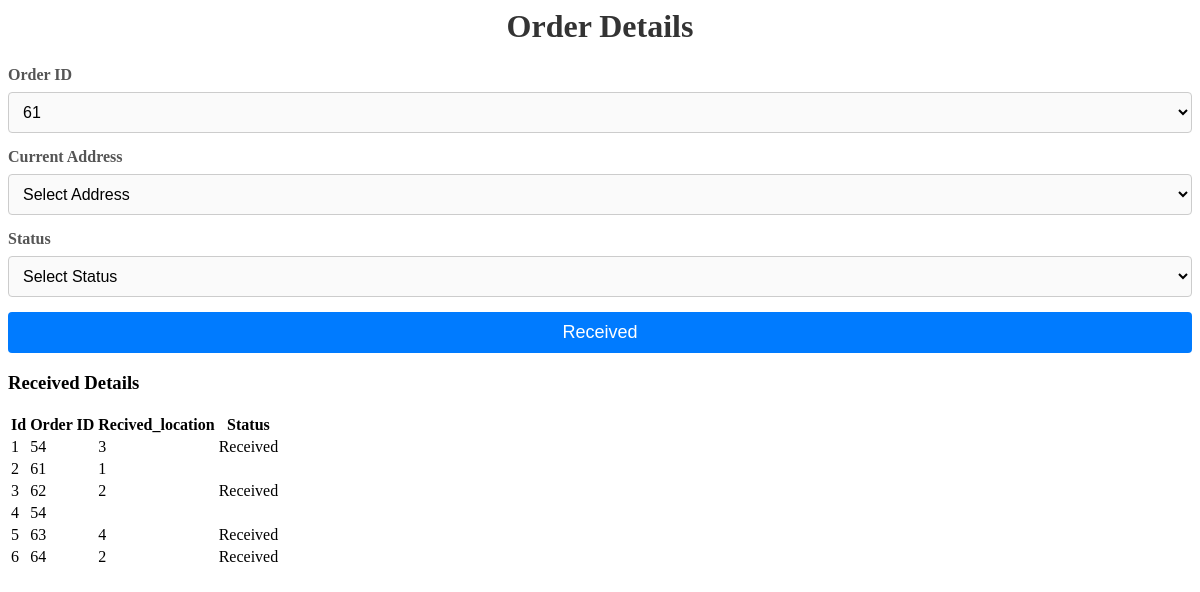
The page /adminpannel/pages/Delivery-system/parcelrecived.php on the database its author committed.
### tables this page shows
CREATE TABLE `received` (
  `id` int(100) NOT NULL,
  `order_id` int(100) NOT NULL,
  `recived_location` varchar(100) NOT NULL,
  `status` varchar(100) NOT NULL
);

### adminpannel/pages/Delivery-system/parcelrecived.php (the view, shortened to what this page needs)
<?php
$database = mysqli_connect("localhost", "root", "", "fasttrack");
?>
<div class="container">
    <h1>Order Details</h1>
    <form action="#" method="post">
        <div class="form-group">
            <label for="order-id">Order ID</label>
            <select name="customer_id1" id="order-id">
                <?php
                $ns = $database->query("SELECT * FROM customer_section");
                while (list($id) = $ns->fetch_row()) {
                    echo "<option value='$id'>$id</option>";
                }
                ?>
            </select>
        </div>
        <div class="form-group">
            <label for="receiverAddress">Current Address</label>
            <select name="receiverAddress" id="receiverAddress">
                <option value="">Select Address</option>
            </select>
        </div>
        <div class="form-group">
            <label for="status">Status</label>
            <select name="status" id="status">
                <option value="">Select Status</option>
            </select>
        </div>
        <input type="submit" name="received" value="Received">
    </form>
</div>
<?php
$query = "SELECT * FROM received";
if ($search_query !== "") {
    $query .= " WHERE id LIKE '%$search_query%'";
}
$ns = $database->query($query);
echo "<div class='table-container'>
    <h3>Received Details</h3>
    <table>
        <thead>
            <tr>
                <th>Id</th>
                <th>Order ID</th>
                <th>Recived_location</th>
                <th>Status</th>
            </tr>
        </thead>";
while ($row = $ns->fetch_assoc()) {
    echo "
        <tbody>
            <tr>
                <td>{$row['id']}</td>
                <td>{$row['order_id']}</td>
                <td>{$row['recived_location']}</td>
                <td><span class='status {$row['status']}'>{$row['status']}</span></td>
            </tr>
        </tbody>";
}
echo " </table> </div>";
?>

### adminpannel/pages/Delivery-system/parcelrecived.php (style rules this page uses)
h1 { text-align: center; color: #333; }
.form-group { margin-bottom: 15px; }
label { display: block; font-weight: bold; margin-bottom: 8px; color: #555; }
select, input[type="text"], input[type="submit"] { width: 100%; padding: 10px; font-size: 16px; border: 1px solid #ccc; border-radius: 4px; background-color: #fafafa; }
input[type="submit"] { background-color: #007BFF; color: white; border: none; border-radius: 4px; font-size: 18px; cursor: pointer; }

### rows shown on the page
received: id "1", order "54", recived_location "3", status "Received"
received: id "2", order "61", recived_location "1"
received: id "3", order "62", recived_location "2", status "Received"
received: id "4", order "54"
received: id "5", order "63", recived_location "4", status "Received"
received: id "6", order "64", recived_location "2", status "Received"

### other values the page prints
form field customer_id1 "61"
